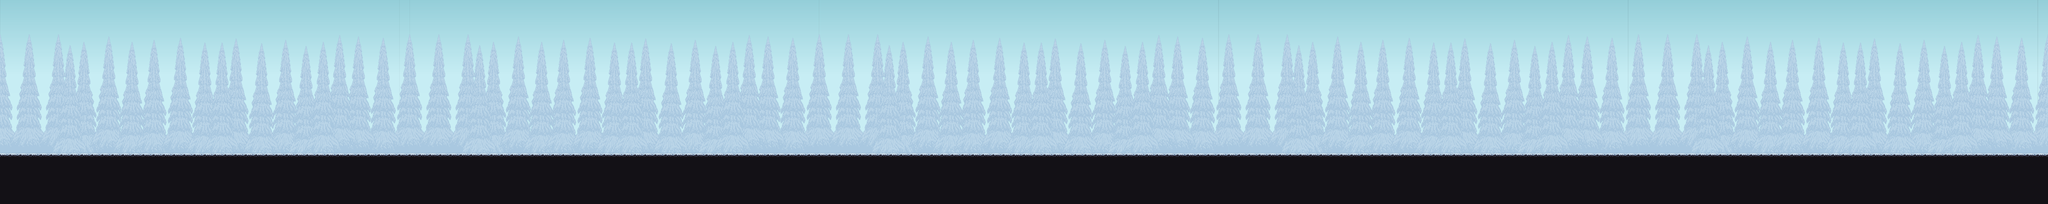

This game map was drawn from its Tiled (.tmx) file and the tilesets committed beside it. A one-line description and the trimmed map source follow:
An orthogonal 200x20 tile map with 32x32 px tiles, 12 tile layers (Background, BG2, DungeonBackground, Decor2, ...), 10 tilesets and 4 objects.

<map version="1.10" tiledversion="1.11.2" orientation="orthogonal" renderorder="right-down" width="200" height="20" tilewidth="32" tileheight="32" infinite="0" nextlayerid="46" nextobjectid="5">
 <editorsettings>
  <export target="tilemaps/level3.json" format="json" />
 </editorsettings>
 <tileset firstgid="1" name="floor1" tilewidth="32" tileheight="32" tilecount="162" columns="9">
  <image source="background/lvl1assets/floortiles.png" width="288" height="576" />
 </tileset>
 <tileset firstgid="163" name="floor2" tilewidth="32" tileheight="32" tilecount="63" columns="9">
  <image source="background/lvl1assets/floorextra.png" width="288" height="224" />
  <tile id="7">
   <objectgroup draworder="index" id="2">
    <object id="9" x="0.0434783" y="12.0435" width="5.86957" height="6" />
    <object id="10" x="0.0434783" y="18.1739" width="8.78261" height="6.78261" />
    <object id="12" x="0.0434776" y="25.1522" width="11.913" height="6.78261" />
    <object id="13" x="12.0435" y="28.913" width="6.99996" height="3.04348" />
   </objectgroup>
  </tile>
 </tileset>
 <tileset firstgid="226" name="bg" tilewidth="32" tileheight="32" tilecount="920" columns="40">
  <image source="background/lvl1assets/bglayer5.png" width="1280" height="736" />
 </tileset>
 <tileset firstgid="1146" name="bg2" tilewidth="32" tileheight="32" tilecount="920" columns="40">
  <image source="background/lvl1assets/bglayer1.png" width="1280" height="736" />
 </tileset>
 <tileset firstgid="2066" name="pinetrees" tilewidth="32" tileheight="32" tilecount="126" columns="21">
  <image source="background/lvl1assets/pinetrees.png" width="672" height="192" />
 </tileset>
 <tileset firstgid="2192" name="bigtree" tilewidth="32" tileheight="32" tilecount="42" columns="7">
  <image source="background/lvl1assets/bigtree.png" width="224" height="192" />
 </tileset>
 <tileset firstgid="2234" name="decor" tilewidth="32" tileheight="32" tilecount="221" columns="13">
  <image source="background/lvl1assets/decor.png" width="416" height="544" />
 </tileset>
 <tileset firstgid="2455" name="villageprops" tilewidth="32" tileheight="32" tilecount="1024" columns="32">
  <image source="background/lvl1assets/villageprops.png" width="1024" height="1024" />
 </tileset>
 <tileset firstgid="3479" name="castletileset" tilewidth="32" tileheight="32" tilecount="54" columns="9">
  <image source="background/lvl1assets/castletileset.png" width="288" height="192" />
  <tile id="0">
   <properties>
    <property name="collides" type="bool" value="true" />
   </properties>
  </tile>
  <tile id="1">
   <properties>
    <property name="collides" type="bool" value="true" />
   </properties>
  </tile>
  <tile id="2">
   <properties>
    <property name="collides" type="bool" value="true" />
   </properties>
  </tile>
  <tile id="3">
   <properties>
    <property name="collides" type="bool" value="true" />
   </properties>
  </tile>
  <tile id="4">
   <properties>
    <property name="collides" type="bool" value="true" />
   </properties>
  </tile>
  <tile id="5">
   <properties>
    <property name="collides" type="bool" value="true" />
   </properties>
  </tile>
  <tile id="6">
   <properties>
    <property name="collides" type="bool" value="true" />
   </properties>
  </tile>
  <tile id="7">
   <properties>
    <property name="collides" type="bool" value="true" />
   </properties>
  </tile>
  <tile id="8">
   <properties>
    <property name="collides" type="bool" value="true" />
   </properties>
  </tile>
  <tile id="9">
   <properties>
    <property name="collides" type="bool" value="true" />
   </properties>
  </tile>
  <tile id="10">
   <properties>
    <property name="collides" type="bool" value="true" />
   </properties>
  </tile>
  <tile id="11">
   <properties>
    <property name="collides" type="bool" value="true" />
   </properties>
  </tile>
  <tile id="12">
   <properties>
    <property name="collides" type="bool" value="true" />
   </properties>
  </tile>
  <tile id="13">
   <properties>
    <property name="collides" type="bool" value="true" />
   </properties>
  </tile>
  <tile id="14">
   <properties>
    <property name="collides" type="bool" value="true" />
   </properties>
  </tile>
  <tile id="15">
   <properties>
    <property name="collides" type="bool" value="true" />
   </properties>
  </tile>
  <tile id="16">
   <properties>
    <property name="collides" type="bool" value="true" />
   </properties>
  </tile>
  <tile id="17">
   <properties>
    <property name="collides" type="bool" value="true" />
   </properties>
  </tile>
  <tile id="18">
   <properties>
    <property name="collides" type="bool" value="true" />
   </properties>
  </tile>
  <tile id="19">
   <properties>
    <property name="collides" type="bool" value="true" />
   </properties>
  </tile>
  <tile id="20">
   <properties>
    <property name="collides" type="bool" value="true" />
   </properties>
  </tile>
  <tile id="21">
   <properties>
    <property name="collides" type="bool" value="true" />
   </properties>
  </tile>
  <tile id="22">
   <properties>
    <property name="collides" type="bool" value="true" />
   </properties>
  </tile>
  <tile id="23">
   <properties>
    <property name="collides" type="bool" value="true" />
   </properties>
  </tile>
  <tile id="24">
   <properties>
    <property name="collides" type="bool" value="true" />
   </properties>
  </tile>
  <tile id="25">
   <properties>
    <property name="collides" type="bool" value="true" />
   </properties>
  </tile>
  <tile id="26">
   <properties>
    <property name="collides" type="bool" value="true" />
   </properties>
  </tile>
  <tile id="27">
   <properties>
    <property name="collides" type="bool" value="true" />
   </properties>
  </tile>
  <tile id="28">
   <properties>
    <property name="collides" type="bool" value="true" />
   </properties>
  </tile>
  <tile id="29">
   <properties>
    <property name="collides" type="bool" value="true" />
   </properties>
  </tile>
  <tile id="30">
   <properties>
    <property name="collides" type="bool" value="true" />
   </properties>
  </tile>
  <tile id="31">
   <properties>
    <property name="collides" type="bool" value="true" />
   </properties>
  </tile>
  <tile id="32">
   <properties>
    <property name="collides" type="bool" value="true" />
   </properties>
  </tile>
  <tile id="33">
   <properties>
    <property name="collides" type="bool" value="true" />
   </properties>
  </tile>
  <tile id="34">
   <properties>
    <property name="collides" type="bool" value="true" />
   </properties>
  </tile>
  <tile id="35">
   <properties>
    <property name="collides" type="bool" value="true" />
   </properties>
  </tile>
  <tile id="36">
   <properties>
    <property name="collides" type="bool" value="true" />
   </properties>
  </tile>
  <tile id="37">
   <properties>
    <property name="collides" type="bool" value="true" />
   </properties>
  </tile>
  <tile id="38">
   <properties>
    <property name="collides" type="bool" value="true" />
   </properties>
  </tile>
  <tile id="39">
   <properties>
    <property name="collides" type="bool" value="true" />
   </properties>
  </tile>
  <tile id="40">
   <properties>
    <property name="collides" type="bool" value="true" />
   </properties>
  </tile>
  <tile id="41">
   <properties>
    <property name="collides" type="bool" value="true" />
   </properties>
  </tile>
  <tile id="42">
   <properties>
    <property name="collides" type="bool" value="true" />
   </properties>
  </tile>
  <tile id="43">
   <properties>
    <property name="collides" type="bool" value="true" />
   </properties>
  </tile>
  <tile id="44">
   <properties>
    <property name="collides" type="bool" value="true" />
   </properties>
  </tile>
  <tile id="45">
   <properties>
    <property name="collides" type="bool" value="true" />
   </properties>
  </tile>
  <tile id="46">
   <properties>
    <property name="collides" type="bool" value="true" />
   </properties>
  </tile>
  <tile id="47">
   <properties>
    <property name="collides" type="bool" value="true" />
   </properties>
  </tile>
  <tile id="48">
   <properties>
    <property name="collides" type="bool" value="true" />
   </properties>
  </tile>
  <tile id="49">
   <properties>
    <property name="collides" type="bool" value="true" />
   </properties>
  </tile>
  <tile id="50">
   <properties>
    <property name="collides" type="bool" value="true" />
   </properties>
  </tile>
  <tile id="51">
   <properties>
    <property name="collides" type="bool" value="true" />
   </properties>
  </tile>
  <tile id="52">
   <properties>
    <property name="collides" type="bool" value="true" />
   </properties>
  </tile>
  <tile id="53">
   <properties>
    <property name="collides" type="bool" value="true" />
   </properties>
  </tile>
 </tileset>
 <tileset firstgid="3533" name="dungeondoor" tilewidth="32" tileheight="32" tilecount="1" columns="1">
  <image source="background/lvl1assets/dungeondoor.png" width="32" height="32" />
 </tileset>
 <layer id="32" name="Background" width="200" height="20">
  <data>[4000 cells, 4000 non-empty, 800 distinct tile ids]</data>
 </layer>
 <layer id="36" name="BG2" width="200" height="20">
  <data>[4000 cells, 4000 non-empty, 800 distinct tile ids]</data>
 </layer>
 <layer id="42" name="DungeonBackground" width="200" height="20">
  <data>[4000 cells, 0 non-empty, 0 distinct tile ids]</data>
 </layer>
 <layer id="38" name="Decor2" width="200" height="20">
  <data>[4000 cells, 0 non-empty, 0 distinct tile ids]</data>
 </layer>
 <layer id="3" name="Decor" width="200" height="20">
  <data>[4000 cells, 0 non-empty, 0 distinct tile ids]</data>
 </layer>
 <objectgroup id="45" name="DungeonDoor" />
 <layer id="44" name="Ground3" width="200" height="20">
  <data>[4000 cells, 0 non-empty, 0 distinct tile ids]</data>
 </layer>
 <layer id="43" name="Ground2" width="200" height="20">
  <data>[4000 cells, 0 non-empty, 0 distinct tile ids]</data>
 </layer>
 <layer id="2" name="Ground" width="200" height="20">
  <data>[4000 cells, 1000 non-empty, 2 distinct tile ids]</data>
 </layer>
 <layer id="41" name="Dungeon" width="200" height="20">
  <properties>
   <property name="collides" type="bool" value="true" />
  </properties>
  <data>[4000 cells, 0 non-empty, 0 distinct tile ids]</data>
 </layer>
 <layer id="39" name="VillageDecor" width="200" height="20">
  <data>[4000 cells, 0 non-empty, 0 distinct tile ids]</data>
 </layer>
 <layer id="37" name="Bigtree" width="200" height="20">
  <data>[4000 cells, 2 non-empty, 2 distinct tile ids]</data>
 </layer>
 <layer id="40" name="Pinetrees" width="200" height="20">
  <data>[4000 cells, 0 non-empty, 0 distinct tile ids]</data>
 </layer>
</map>
